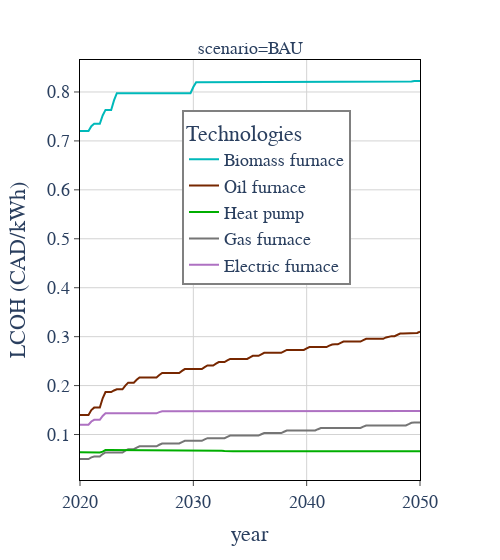

Here is the notebook cell this chart was saved with:
### Code cell
scenario_lcohs["variable"] = scenario_lcohs["variable"].str.replace("Wood or wood pellets", "Biomass")
fig = sciencify_plotly_fig(
    px.line(
        scenario_lcohs.query("scenario=='BAU'"),
        x="year",
        y="value",
        color="variable",
        facet_col="scenario",
        template="plotly",
        color_discrete_map=ABM_colors,
        width=500
    )
)
fig.update_layout(
    yaxis_title="LCOH (CAD/kWh)",
    legend=dict(
        title_text="Technologies",
        bordercolor="gray",
        borderwidth=2,
        x=0.3,
        y=0.88,
        traceorder="reversed",
    ),
    width=500,
    font_family="cm",
    font_size=18
)
fig.write_image(f"abm_lcoh_{date_str}.svg")
fig.write_image(f"abm_lcoh_{date_str}.pdf")
fig
